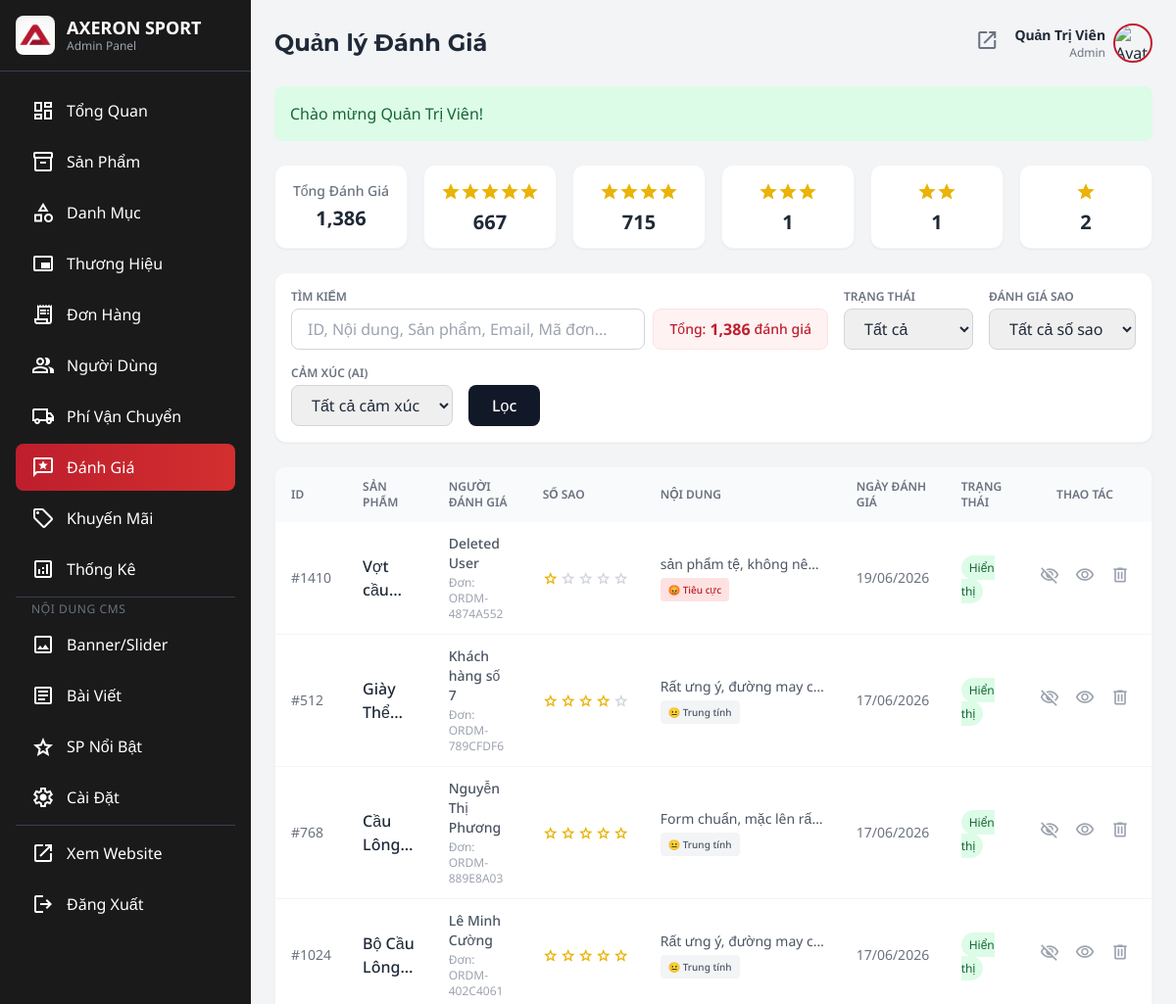
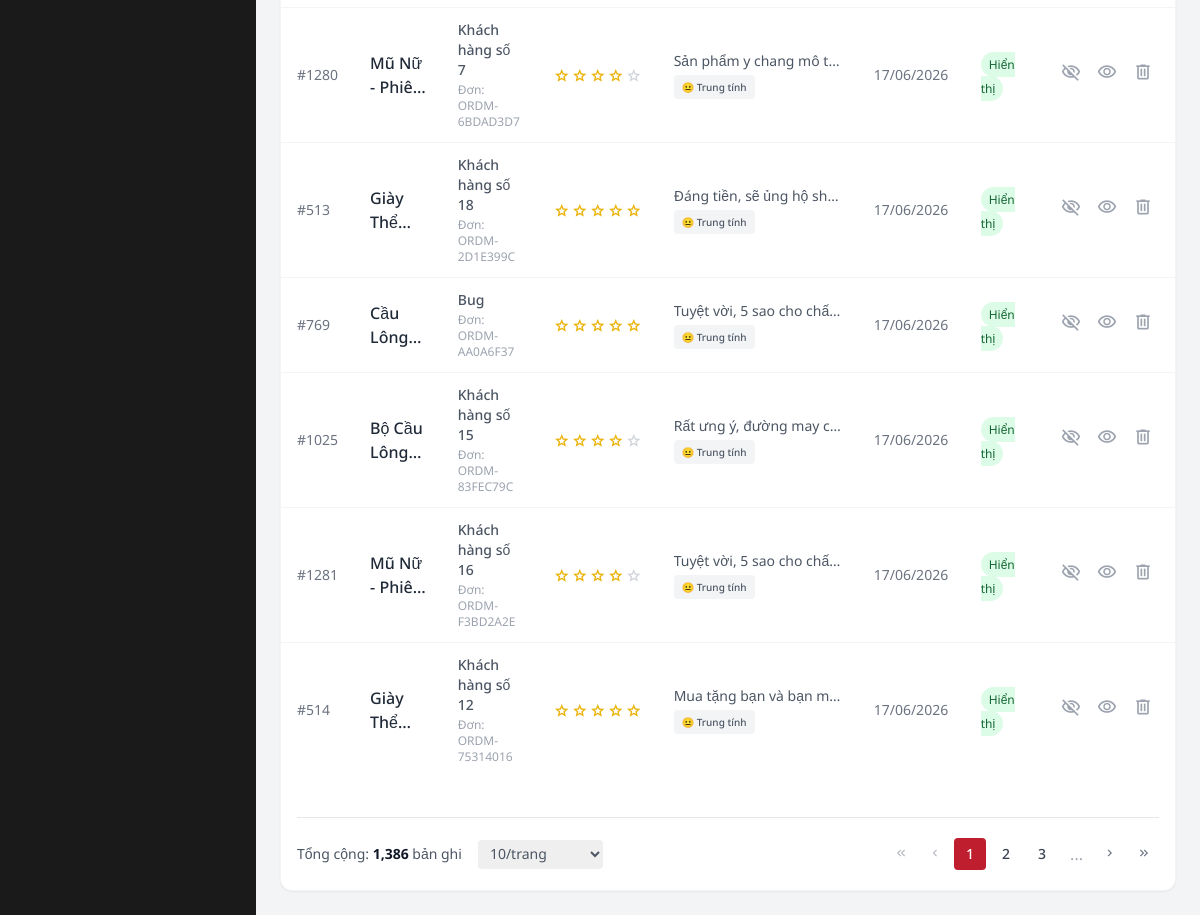
The app's page /admin/admin.php?action=reviews (signed in) with its own data (2 pictures, top to bottom).
### tables this page shows
CREATE TABLE `reviews` (
  `review_id` int(10) UNSIGNED NOT NULL,
  `product_id` int(10) UNSIGNED NOT NULL,
  `user_id` int(10) UNSIGNED NOT NULL,
  `rating` tinyint(4) NOT NULL COMMENT 'Diem danh gia 1-5',
  `comment` text DEFAULT NULL,
  `status` enum('pending','approved','rejected','hidden') NOT NULL DEFAULT 'pending' COMMENT 'Admin duyet binh luan',
  `created_at` datetime NOT NULL DEFAULT current_timestamp(),
  `updated_at` datetime NOT NULL DEFAULT current_timestamp() ON UPDATE current_timestamp(),
  `is_deleted` tinyint(1) DEFAULT 0,
  `order_id` int(10) UNSIGNED DEFAULT NULL,
  `sentiment` varchar(20) DEFAULT 'neutral'
);

CREATE TABLE `products` (
  `product_id` int(10) UNSIGNED NOT NULL,
  `category_id` int(10) UNSIGNED NOT NULL,
  `brand_id` int(10) UNSIGNED DEFAULT NULL,
  `product_name` varchar(200) NOT NULL,
  `slug` varchar(220) NOT NULL,
  `description` text DEFAULT NULL,
  `base_price` decimal(12,2) NOT NULL DEFAULT 0.00 COMMENT 'Gia co so',
  `stock_quantity` int(11) NOT NULL DEFAULT 0 COMMENT 'Ton kho tong hop',
  `is_visible` tinyint(1) NOT NULL DEFAULT 1 COMMENT 'An/hien san pham',
  `is_deleted` tinyint(1) NOT NULL DEFAULT 0,
  `is_featured` tinyint(1) NOT NULL DEFAULT 0 COMMENT 'Noi bat tren trang chu',
  `featured_sort_order` int(11) DEFAULT 999,
  `avg_rating` decimal(3,2) DEFAULT NULL COMMENT 'Diem danh gia trung binh (1-5)',
  `total_reviews` int(10) UNSIGNED NOT NULL DEFAULT 0,
  `created_at` datetime NOT NULL DEFAULT current_timestamp(),
  `updated_at` datetime NOT NULL DEFAULT current_timestamp() ON UPDATE current_timestamp()
);

CREATE TABLE `users` (
  `user_id` int(10) UNSIGNED NOT NULL,
  `role_id` tinyint(3) UNSIGNED NOT NULL DEFAULT 3 COMMENT '3=customer, 2=staff, 1=admin',
  `full_name` varchar(100) NOT NULL,
  `email` varchar(150) NOT NULL,
  `google_id` varchar(255) DEFAULT NULL,
  `facebook_id` varchar(255) DEFAULT NULL,
  `phone` varchar(15) DEFAULT NULL,
  `password_hash` varchar(255) DEFAULT NULL,
  `avatar_url` varchar(500) DEFAULT NULL,
  `gender` enum('male','female','other') DEFAULT NULL,
  `date_of_birth` date DEFAULT NULL,
  `is_active` tinyint(1) NOT NULL DEFAULT 1 COMMENT '1=hoat dong, 0=bi khoa',
  `is_deleted` tinyint(1) NOT NULL DEFAULT 0,
  `locked_until` datetime DEFAULT NULL COMMENT 'Khoa tam thoi sau nhieu lan dang nhap sai',
  `login_attempts` tinyint(3) UNSIGNED NOT NULL DEFAULT 0 COMMENT 'So lan dang nhap sai lien tiep',
  `remember_token` varchar(255) DEFAULT NULL COMMENT 'Token ghi nhớ đăng nhập',
  `email_verified` tinyint(1) NOT NULL DEFAULT 0,
  `created_at` datetime NOT NULL DEFAULT current_timestamp(),
  `updated_at` datetime NOT NULL DEFAULT current_timestamp() ON UPDATE current_timestamp(),
  `review_banned` tinyint(1) DEFAULT 0
);

CREATE TABLE `orders` (
  `order_id` int(10) UNSIGNED NOT NULL,
  `order_code` varchar(50) DEFAULT NULL,
  `user_id` int(10) UNSIGNED DEFAULT NULL,
  `shipping_id` int(10) UNSIGNED DEFAULT NULL,
  `shipping_method_id` int(11) DEFAULT 1,
  `promo_id` int(10) UNSIGNED DEFAULT NULL,
  `recipient_name` varchar(100) NOT NULL COMMENT 'Snapshot ten nguoi nhan',
  `recipient_phone` varchar(15) NOT NULL COMMENT 'Snapshot so dien thoai',
  `recipient_email` varchar(100) DEFAULT NULL,
  `guest_token` varchar(64) DEFAULT NULL,
  `shipping_address` varchar(500) NOT NULL COMMENT 'Snapshot dia chi giao hang',
  `subtotal` decimal(14,2) NOT NULL DEFAULT 0.00 COMMENT 'Tong tien hang truoc giam gia',
  `discount_amount` decimal(14,2) NOT NULL DEFAULT 0.00 COMMENT 'So tien duoc giam',
  `shipping_fee` decimal(10,2) NOT NULL DEFAULT 0.00 COMMENT 'Phi van chuyen',
  `total_amount` decimal(14,2) NOT NULL DEFAULT 0.00 COMMENT 'Tong thanh toan cuoi cung',
  `order_status` enum('pending','confirmed','processing','shipped','delivered','cancelled','returned') NOT NULL DEFAULT 'pending' COMMENT 'Trang thai don hang',
  `payment_method` enum('cod','bank_transfer','momo','vnpay','zalopay','payos') NOT NULL DEFAULT 'cod',
  `payment_status` enum('unpaid','paid','refunded') NOT NULL DEFAULT 'unpaid' COMMENT 'Trang thai thanh toan',
  `note` text DEFAULT NULL,
  `created_at` datetime NOT NULL DEFAULT current_timestamp(),
  `updated_at` datetime NOT NULL DEFAULT current_timestamp() ON UPDATE current_timestamp()
);

### admin/admin-reviews.php (the view, shortened to what the rows shown need)
<?php
$statusFilter = $_GET['status'] ?? 'all';
$where = "WHERE 1=1";
$params = [];
if ($statusFilter === 'deleted') {
    $where .= " AND r.is_deleted = 1";
} else {
    $where .= " AND r.is_deleted = 0";
}
$limit = (int)($_GET['limit'] ?? 10);
$currentPage = (int)($_GET['page'] ?? 1);
$offset = ($currentPage - 1) * $limit;
$reviews = $db->select("
    SELECT r.*, p.product_name, p.slug, u.full_name, o.order_code
    FROM reviews r
    JOIN products p ON r.product_id = p.product_id
    JOIN users u ON r.user_id = u.user_id
    LEFT JOIN orders o ON r.order_id = o.order_id
    $where
    ORDER BY r.created_at DESC
    LIMIT $limit OFFSET $offset
", $params);
?>
<div class="bg-white rounded-xl shadow-sm border border-gray-100 overflow-hidden">
    <div class="overflow-x-auto">
        <table class="w-full">
            <thead class="bg-gray-50">
                <tr>
                    <th class="px-4 py-3 text-left text-xs font-semibold text-gray-500 uppercase w-16">ID</th>
                    <th class="px-4 py-3 text-left text-xs font-semibold text-gray-500 uppercase">Sản phẩm</th>
                    <th class="px-4 py-3 text-left text-xs font-semibold text-gray-500 uppercase">Người đánh giá</th>
                    <th class="px-4 py-3 text-left text-xs font-semibold text-gray-500 uppercase w-28">Số sao</th>
                    <th class="px-4 py-3 text-left text-xs font-semibold text-gray-500 uppercase">Nội dung</th>
                    <th class="px-4 py-3 text-left text-xs font-semibold text-gray-500 uppercase">Ngày đánh giá</th>
                    <th class="px-4 py-3 text-left text-xs font-semibold text-gray-500 uppercase">Trạng thái</th>
                    <th class="px-4 py-3 text-left text-xs font-semibold text-gray-500 uppercase text-center">Thao tác</th>
                </tr>
            </thead>
            <tbody class="divide-y divide-gray-100">
                <?php foreach ($reviews as $review): ?>
                <tr class="hover:bg-gray-50 <?= $review['is_deleted'] ? 'opacity-50' : '' ?>">
                    <td class="px-4 py-3 text-sm text-gray-500">#<?= $review['review_id'] ?></td>
                    <td class="px-4 py-3">
                        <a href="<?= BASE_URL ?>/shop/product-detail.php?slug=<?= $review['slug'] ?>" target="_blank"
                           class="font-medium text-gray-800 hover:text-axeron-red line-clamp-2">
                            <?= htmlspecialchars($review['product_name']) ?>
                        </a>
                    </td>
                    <td class="px-4 py-3 text-sm text-gray-600">
                        <div class="font-medium"><?= htmlspecialchars($review['full_name']) ?></div>
                        <?php if($review['order_code']): ?>
                        <div class="text-xs text-gray-400 mt-0.5">Đơn: <?= $review['order_code'] ?></div>
                        <?php endif; ?>
                    </td>
                    <td class="px-4 py-3">
                        <div class="flex gap-0.5">
                            <?php for ($i = 1; $i <= 5; $i++): ?>
                            <span class="material-symbols-outlined text-[16px] <?= $i <= $review['rating'] ? 'text-yellow-500' : 'text-gray-300' ?>">
                            </span>
                            <?php endfor; ?>
                        </div>
                    </td>
                    <td class="px-4 py-3 text-sm text-gray-600 max-w-[200px]">
                        <div class="truncate mb-1" title="<?= htmlspecialchars($review['comment'] ?? '') ?>">
                            <?= htmlspecialchars($review['comment'] ?? '') ?>
                        </div>
                        <?php
                        $senClass = match($review['sentiment'] ?? '') {
                            'positive' => 'bg-green-100 text-green-700',
                            'negative' => 'bg-red-100 text-red-700',
                            default => 'bg-gray-100 text-gray-600'
                        };
                        $senText = match($review['sentiment'] ?? '') {
                            'positive' => '😍 Tích cực',
                            'negative' => '😡 Tiêu cực',
                            default => '😐 Trung tính'
                        };
                        ?>
                        <span class="inline-block px-2 py-0.5 rounded text-[10px] font-medium <?= $senClass ?>"><?= $senText ?></span>
                    </td>
                    <td class="px-4 py-3 text-sm text-gray-500"><?= date('d/m/Y', strtotime($review['created_at'])) ?></td>
                    <td class="px-4 py-3">
                        <?php if ($review['is_deleted']): ?>
                            <span class="px-2 py-1 rounded-full text-xs bg-red-100 text-red-800">Đã xóa</span>
                        <?php else: ?>
                            <?php
                            $statusClass = match($review['status']) {
                                'pending' => 'bg-yellow-100 text-yellow-800',
                                'approved' => 'bg-green-100 text-green-800',
                                'rejected' => 'bg-gray-200 text-gray-800',
                                'hidden' => 'bg-gray-100 text-gray-800',
                                default => 'bg-gray-100 text-gray-800'
                            };
                            $statusText = match($review['status']) {
                                'pending' => 'Chờ duyệt',
                                'approved' => 'Hiển thị',
                                'rejected' => 'Từ chối',
                                'hidden' => 'Ẩn',
                                default => $review['status']
                            };
                            ?>
                            <span class="px-2 py-1 rounded-full text-xs <?= $statusClass ?>"><?= $statusText ?></span>
                        <?php endif; ?>
                    </td>
                    <td class="px-4 py-3">
                        <?php if (!$review['is_deleted']): ?>
                        <div class="flex gap-1 justify-center">
                            <?php if ($review['status'] === 'pending' || $review['status'] === 'hidden' || $review['status'] === 'rejected'): ?>
                            <a href="javascript:void(0)" onclick="updateReviewStatus(<?= $review['review_id'] ?>, 'approved')"
                               class="p-1.5 hover:bg-green-50 rounded text-gray-400 hover:text-green-600 transition-colors" title="Duyệt / Hiển thị">
                                <span class="material-symbols-outlined text-[20px]">check_circle</span>
                            </a>
                            <?php elseif ($review['status'] === 'approved'): ?>
                            <a href="javascript:void(0)" onclick="updateReviewStatus(<?= $review['review_id'] ?>, 'hidden')"
                               class="p-1.5 hover:bg-gray-100 rounded text-gray-400 hover:text-gray-600 transition-colors" title="Ẩn">
                                <span class="material-symbols-outlined text-[20px]">visibility_off</span>
                            </a>
                            <?php endif; ?>
                            <a href="javascript:void(0)" onclick="viewReviewDetail(<?= $review['review_id'] ?>)"
                               class="p-1.5 hover:bg-blue-50 rounded text-gray-400 hover:text-blue-500 transition-colors" title="Xem chi tiết">
                                <span class="material-symbols-outlined text-[20px]">visibility</span>
                            </a>
                            <a href="javascript:void(0)" onclick="deleteReview(<?= $review['review_id'] ?>)"
                               class="p-1.5 hover:bg-red-50 rounded text-gray-400 hover:text-red-500 transition-colors" title="Xóa">
                                <span class="material-symbols-outlined text-[20px]">delete</span>
                            </a>
                        </div>
                        <?php endif; ?>
                    </td>
                </tr>
                <?php endforeach; ?>
            </tbody>
        </table>
    </div>
</div>

### records on screen
reviews: review_id "1410", product.product_name "Vợt…", user.full_name "Deleted User", order.order_code "ORDM-4874A552", rating 1 (drawn), comment "sản phẩm tệ, không nê…", sentiment "😡 Tiêu cực", created_at "19/06/2026", status "Hiển thị"
reviews: review_id "512", product.product_name "Giày…", user.full_name "Khách hàng số 7", order.order_code "ORDM-789CFDF6", rating 4 (drawn), comment "Rất ưng ý, đường may c…", sentiment "😐 Trung tính", created_at "17/06/2026", status "Hiển thị"
reviews: review_id "768", product.product_name "Cầu…", user.full_name "Nguyễn Thị Phương", order.order_code "ORDM-889E8A03", rating 5 (drawn), comment "Form chuẩn, mặc lên rấ…", sentiment "😐 Trung tính", created_at "17/06/2026", status "Hiển thị"
reviews: review_id "1024", product.product_name "Bộ Cầu…", user.full_name "Lê Minh Cường", order.order_code "ORDM-402C4061", rating 5 (drawn), comment "Rất ưng ý, đường may c…", sentiment "😐 Trung tính", created_at "17/06/2026", status "Hiển thị"
reviews: review_id "1280", product.product_name "Mũ Nữ -…", user.full_name "Khách hàng số 7", order.order_code "ORDM-6BDAD3D7", rating 4 (drawn), comment "Sản phẩm y chang mô t…", sentiment "😐 Trung tính", created_at "17/06/2026", status "Hiển thị"
reviews: review_id "513", product.product_name "Giày…", user.full_name "Khách hàng số 18", order.order_code "ORDM-2D1E399C", rating 5 (drawn), comment "Đáng tiền, sẽ ủng hộ sh…", sentiment "😐 Trung tính", created_at "17/06/2026", status "Hiển thị"
reviews: review_id "769", product.product_name "Cầu…", user.full_name "Bug", order.order_code "ORDM-AA0A6F37", rating 5 (drawn), comment "Tuyệt vời, 5 sao cho chấ…", sentiment "😐 Trung tính", created_at "17/06/2026", status "Hiển thị"
reviews: review_id "1025", product.product_name "Bộ Cầu…", user.full_name "Khách hàng số 15", order.order_code "ORDM-83FEC79C", rating 4 (drawn), comment "Rất ưng ý, đường may c…", sentiment "😐 Trung tính", created_at "17/06/2026", status "Hiển thị"
reviews: review_id "1281", product.product_name "Mũ Nữ -…", user.full_name "Khách hàng số 16", order.order_code "ORDM-F3BD2A2E", rating 4 (drawn), comment "Tuyệt vời, 5 sao cho chấ…", sentiment "😐 Trung tính", created_at "17/06/2026", status "Hiển thị"
reviews: review_id "514", product.product_name "Giày…", user.full_name "Khách hàng số 12", order.order_code "ORDM-75314016", rating 5 (drawn), comment "Mua tặng bạn và bạn m…", sentiment "😐 Trung tính", created_at "17/06/2026", status "Hiển thị"

### other values on screen
$adminSettings['site_name'] "AXERON SPORT"
$displayTitle "Quản lý Đánh Giá"
$currentUser['full_name'] "Quản Trị Viên"
$flash['message'] "Chào mừng Quản Trị Viên!"
$stats['total'] "1,386"
$stats['star_5'] "667"
$stats['star_4'] "715"
$stats['star_3'] "1"
$stats['star_2'] "1"
$stats['star_1'] "2"
$totalRecords "1,386"
form field limit "10/trang"
